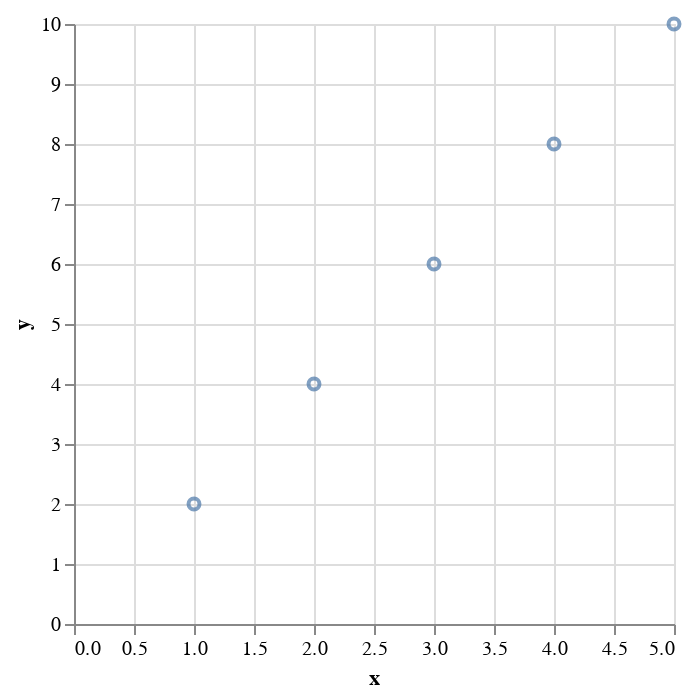

Notebook code cell kept with this figure:
### Code cell
data = pd.DataFrame({
    'x': [1, 2, 3, 4, 5],
    'y': [2, 4, 6, 8, 10]
})

chart = alt.Chart(data).mark_point().encode(
    x='x',
    y='y'
)

chart

### Figure 1 — Vega-Lite specification as saved in the notebook (floating-point values rounded to 4 significant figures)
{"config": {"view": {"continuousWidth": 300, "continuousHeight": 300}}, "data": {"name": "data-4159737ac45a13c822387d6595911db8"}, "mark": {"type": "point"}, "encoding": {"x": {"field": "x", "type": "quantitative"}, "y": {"field": "y", "type": "quantitative"}}, "$schema": "https://vega.github.io/schema/vega-lite/v5.8.0.json", "datasets": {"data-4159737ac45a13c822387d6595911db8": [{"x": 1, "y": 2}, {"x": 2, "y": 4}, {"x": 3, "y": 6}, {"x": 4, "y": 8}, {"x": 5, "y": 10}]}}
